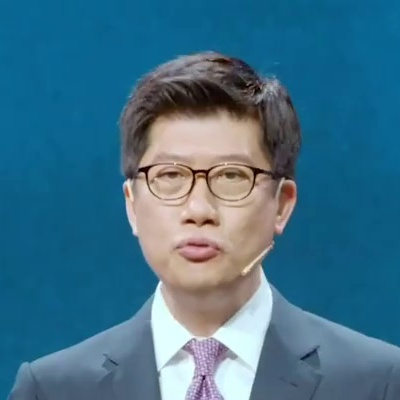
#> input picture resoaugment/zhao.jpg, 400 x 400 px
$ python -i cv_proc.py   (imports and definitions only)
#> lines starting #> are read from the running program, lines starting #| are printed output that depends on the picture
#> further down, picture is the input picture: shape (400, 400, 3); mean B, G, R 137.1, 112.9, 64.5
import cv2
import numpy as np
import os, sys

def show(img, name='', wait=0):
    cv2.imshow(name, img)
    cv2.waitKey(wait)

def sharp(img):
    kernel = np.array([[0, -1, 0], [-1, 5, -1], [0, -1, 0]], np.float32)
    img = cv2.filter2D(img, -1, kernel=kernel)
    return img

def gblur(img):
    img = cv2.GaussianBlur(img, (15,15), 0)
    return img

'''
美肤-磨皮算法
Dest =(Src * (100 - Opacity) + (Src + 2 * GuassBlur(EPFFilter(Src) - Src + 128) - 256) * Opacity) /100 ;
'''
def beauty_face(img):
    dst = np.zeros_like(img)
    #int value1 = 3, value2 = 1; 磨皮程度与细节程度的确定
    v1 = 5
    v2 = 1
    dx = v1 * 5 # 双边滤波参数之一
    fc = v1 * 12.5 # 双边滤波参数之一
    p = 0.1
    temp4 = np.zeros_like(img)
    temp1 = cv2.bilateralFilter(img,dx,fc,fc)
    temp2 = cv2.subtract(temp1,img)
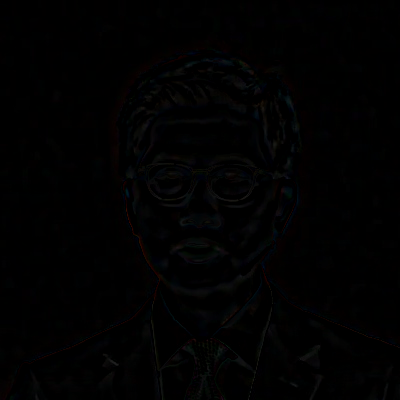
#> temp2: shape (400, 400, 3); mean B, G, R 1.4, 1.2, 1.3
    temp2 = cv2.add(temp2,(10,10,10,128))
    temp3 = cv2.GaussianBlur(temp2,(2*v2 - 1,2*v2-1),0)
    temp4 = cv2.add(img,temp3)
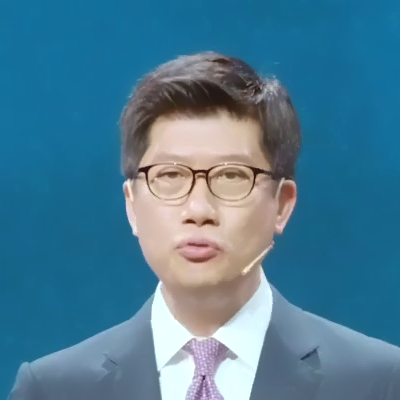
#> temp4: shape (400, 400, 3); mean B, G, R 148.2, 124, 75.9
    dst = cv2.addWeighted(img,p,temp4,1-p,0.0)
    dst = cv2.add(dst,(10, 10, 10,255))
    return dst

def blurFilter(pic):
    pic = beauty_face(pic)
    pic = gblur(pic)
#> in gblur, `img = cv2.GaussianBlur(img, (15,15), 0)`:
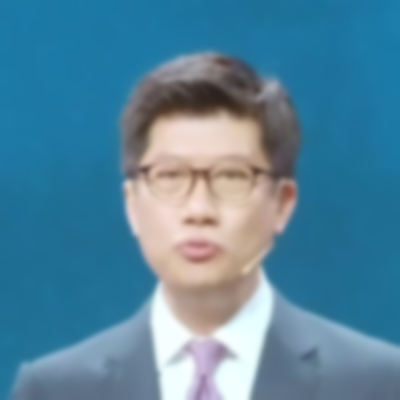
#> img: shape (400, 400, 3); mean of channels 0, 1, 2 156.8, 132.6, 84.8; drawn as B, G, R
    pic = sharp(pic)
    return pic

# [4 lines not run here, left out]

>>> import cv2
>>> picture = cv2.imread('zhao.jpg')
>>> result = blurFilter(picture)

$ run again, on resoaugment/tmp_test.jpg
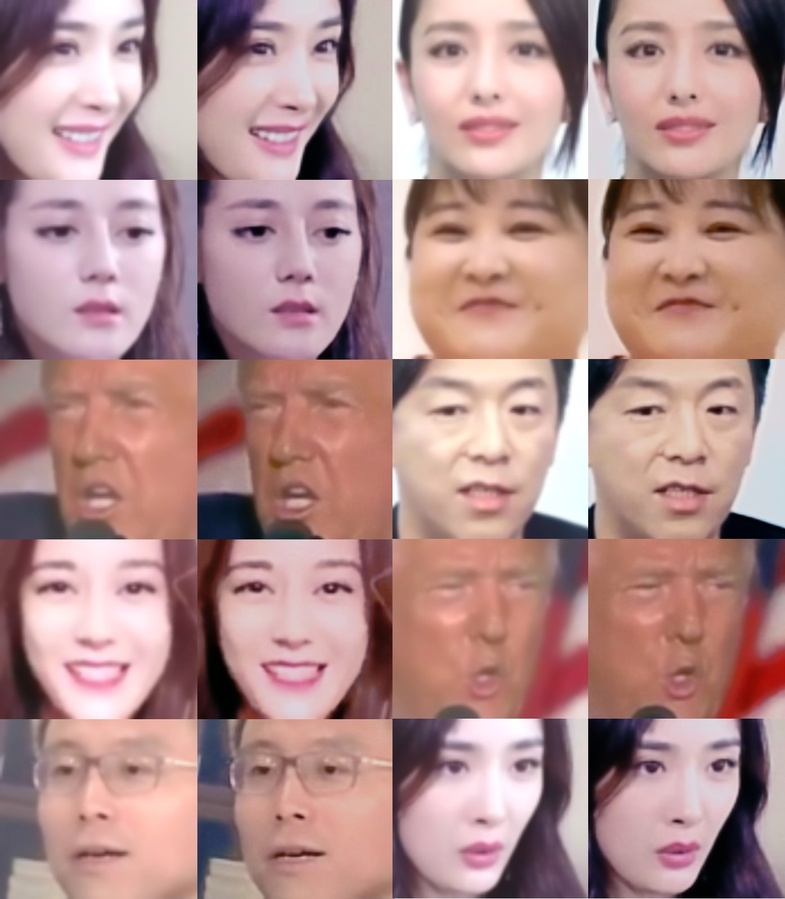
#> input picture resoaugment/tmp_test.jpg, 785 x 899 px, shrunk from 1396 x 1600 before the run
#> picture is the input picture: shape (899, 785, 3); mean B, G, R 139, 140.3, 177.3
#> in beauty_face, `temp4 = cv2.add(img,temp3)`:
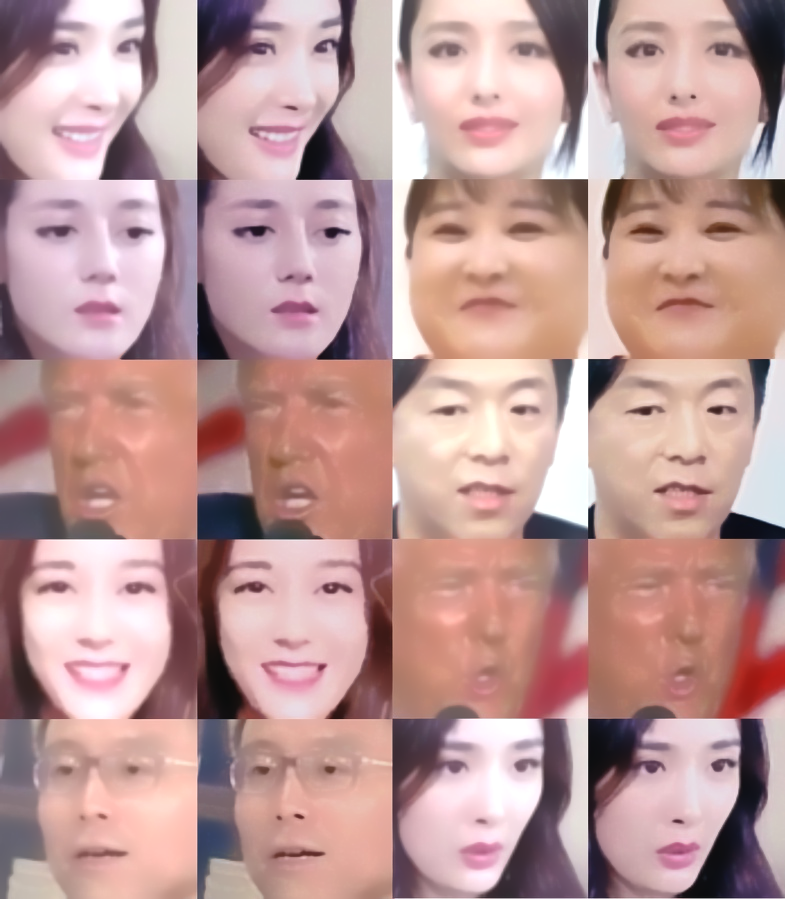
#> temp4: shape (899, 785, 3); mean B, G, R 150.8, 152.2, 188.7
#> in gblur, `img = cv2.GaussianBlur(img, (15,15), 0)`:
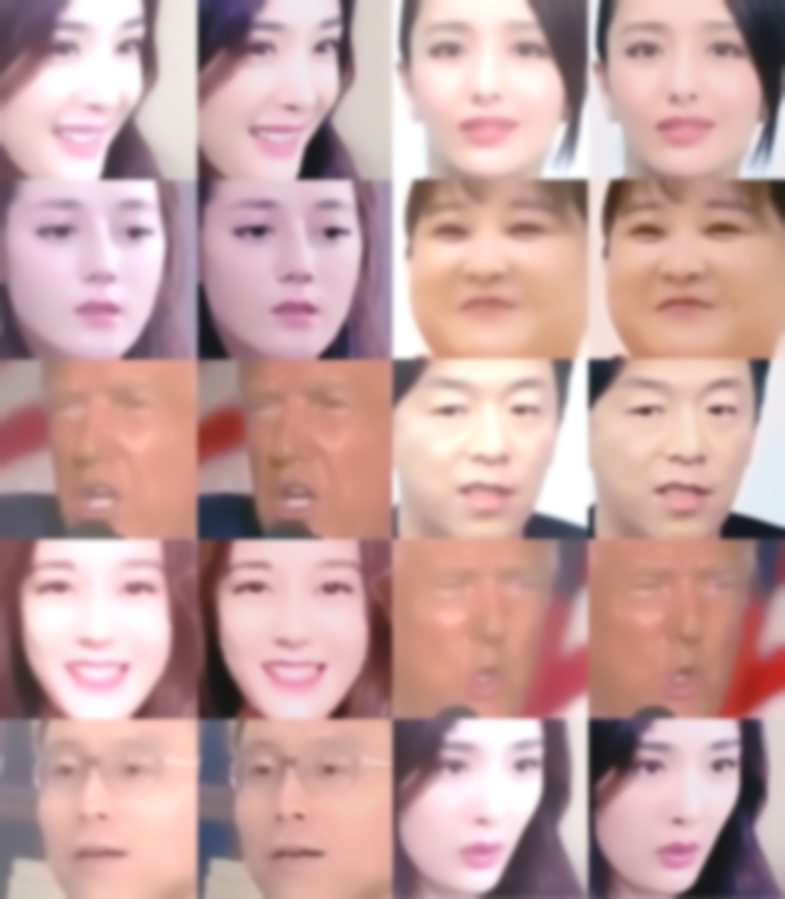
#> img: shape (899, 785, 3); mean of channels 0, 1, 2 159.4, 160.8, 196.7; drawn as B, G, R
